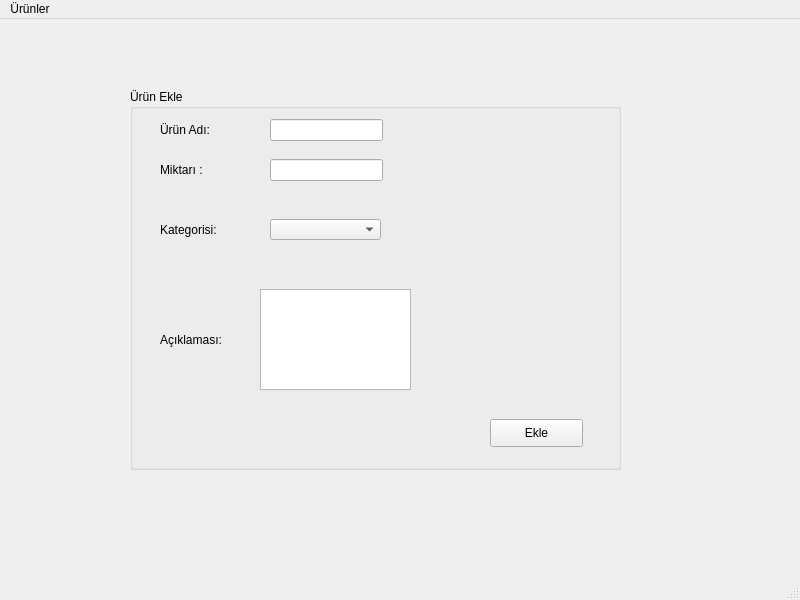
<?xml version="1.0" encoding="UTF-8"?>
<ui version="4.0">
 <class>MainWindow</class>
 <widget class="QMainWindow" name="MainWindow">
  <property name="geometry">
   <rect>
    <x>0</x>
    <y>0</y>
    <width>800</width>
    <height>600</height>
   </rect>
  </property>
  <property name="windowTitle">
   <string>MainWindow</string>
  </property>
  <widget class="QWidget" name="centralwidget">
   <widget class="QGroupBox" name="groupBox">
    <property name="geometry">
     <rect>
      <x>130</x>
      <y>70</y>
      <width>491</width>
      <height>381</height>
     </rect>
    </property>
    <property name="title">
     <string>Ürün Ekle</string>
    </property>
    <widget class="QLabel" name="label">
     <property name="geometry">
      <rect>
       <x>30</x>
       <y>30</y>
       <width>71</width>
       <height>21</height>
      </rect>
     </property>
     <property name="text">
      <string>Ürün Adı:</string>
     </property>
    </widget>
    <widget class="QLabel" name="label_2">
     <property name="geometry">
      <rect>
       <x>30</x>
       <y>70</y>
       <width>71</width>
       <height>21</height>
      </rect>
     </property>
     <property name="text">
      <string>Miktarı :</string>
     </property>
    </widget>
    <widget class="QLabel" name="label_3">
     <property name="geometry">
      <rect>
       <x>30</x>
       <y>130</y>
       <width>71</width>
       <height>21</height>
      </rect>
     </property>
     <property name="text">
      <string>Kategorisi:</string>
     </property>
    </widget>
    <widget class="QLabel" name="label_4">
     <property name="geometry">
      <rect>
       <x>30</x>
       <y>240</y>
       <width>71</width>
       <height>21</height>
      </rect>
     </property>
     <property name="text">
      <string>Açıklaması:</string>
     </property>
    </widget>
    <widget class="QPushButton" name="pushButton">
     <property name="geometry">
      <rect>
       <x>360</x>
       <y>330</y>
       <width>93</width>
       <height>28</height>
      </rect>
     </property>
     <property name="text">
      <string>Ekle</string>
     </property>
    </widget>
    <widget class="QLineEdit" name="lineEdit">
     <property name="geometry">
      <rect>
       <x>140</x>
       <y>30</y>
       <width>113</width>
       <height>22</height>
      </rect>
     </property>
    </widget>
    <widget class="QLineEdit" name="lineEdit_2">
     <property name="geometry">
      <rect>
       <x>140</x>
       <y>70</y>
       <width>113</width>
       <height>22</height>
      </rect>
     </property>
    </widget>
    <widget class="QComboBox" name="comboBox">
     <property name="geometry">
      <rect>
       <x>140</x>
       <y>130</y>
       <width>111</width>
       <height>21</height>
      </rect>
     </property>
    </widget>
    <widget class="QTextEdit" name="textEdit">
     <property name="geometry">
      <rect>
       <x>130</x>
       <y>200</y>
       <width>151</width>
       <height>101</height>
      </rect>
     </property>
    </widget>
   </widget>
  </widget>
  <widget class="QMenuBar" name="menubar">
   <property name="geometry">
    <rect>
     <x>0</x>
     <y>0</y>
     <width>800</width>
     <height>26</height>
    </rect>
   </property>
   <widget class="QMenu" name="menuDosya_Listele">
    <property name="title">
     <string>Ürünler</string>
    </property>
    <addaction name="urunlistele"/>
    <addaction name="kategoriEkle"/>
   </widget>
   <addaction name="menuDosya_Listele"/>
  </widget>
  <widget class="QStatusBar" name="statusbar"/>
  <action name="urunlistele">
   <property name="text">
    <string>Ürün Listele</string>
   </property>
  </action>
  <action name="kategoriEkle">
   <property name="text">
    <string>Ürün Kategori Ekle</string>
   </property>
  </action>
 </widget>
 <resources/>
 <connections/>
</ui>
